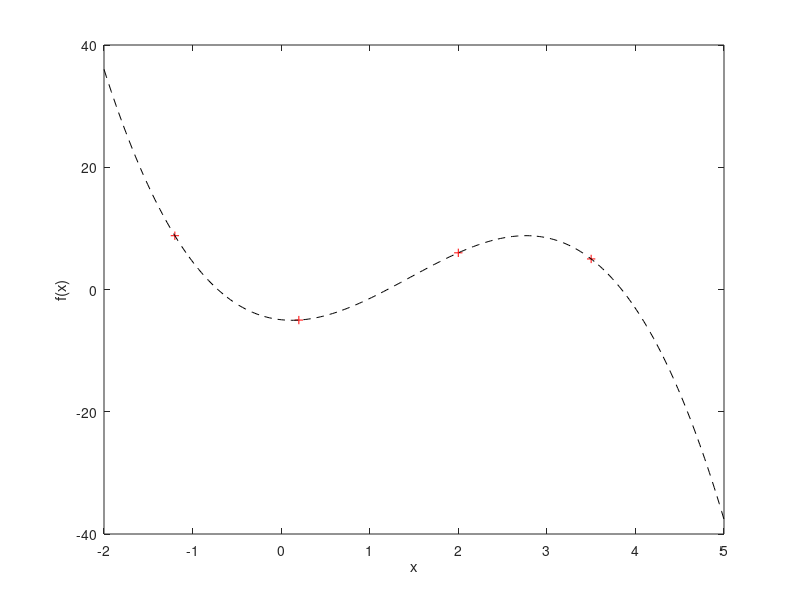

Write MATLAB code to recreate this figure. (Note: this script raises an error after producing the figure.)
% Computational Solutions                                    April 22, 2022
% IST 4360
% Prof. M Diaz Maldonado
%
% Synopsis:
% Uses a Newton 3rd-degree polynomial to interpolate a dataset (xi, yi):
%
%    y = a0 + a1(x - x1) + a2(x - x1)(x - x2) + a3(x - x1)(x - x2)(x - x3),
%
% where y = f(x), and the a's are the coefficients of the polynomial.
%
%
% Copyright (c) 2022 Misael Diaz-Maldonado
% This file is released under the GNU General Public License as published
% by the Free Software Foundation, either version 3 of the License, or
% (at your option) any later version.
%
%
% References:
% [0] A Gilat and V Subramanian, Numerical Methods for Engineers and
%     Scientists: An Introduction with Applications using MATLAB
% [1] A Gilat, MATLAB: An Introduction with Applications, 6th edition


clear
close all
clc

format long g


% Dataset:
% xi, yi coordinates
x1 = -1.2; y1 =  8.8;
x2 =  0.2; y2 = -5.0;
x3 =  2.0; y3 =  6.0;
x4 =  3.5; y4 =  5.0;


% Newton's 3rd-degree interpolating polynomial:
% differences
D0 = y1;
D1 = (y2 - y1) / (x2 - x1);
D2 = (y3 - y2) / (x3 - x2);
D3 = (y4 - y3) / (x4 - x3);
% coefficients
a0 = D0;
a1 = D1;
a2 = (D2 - D1) / (x3 - x1);
a3 = ( (D3 - D2) / (x4 - x2) - (D2 - D1) / (x3 - x1) ) / (x4 - x1);
% Note: the anonymous function has been defined for a scalar input
f = @(x) (						...
	a0 + a1 * (x - x1) + a2 * (x - x1) * (x - x2) + ...
	a3 * (x - x1) * (x - x2)* (x - x3)		...
);


% Post-processing:

% computes the differences between the data and the approximation returned
% by the interpolating function f(x)
x = [x1; x2; x3; x4];
y = [y1; y2; y3; y4];

% should display an array of zeros to indicate success
diffs = 0;
fprintf("\nDifferences:\n")
for i = 1:length(x)
	diffs = diffs + abs( y(i) - f( x(i) ) );
	fprintf( "%.12f\n", abs( y(i) - f( x(i) ) ) )
end

% as above but accumulates the differences
fprintf("\nCumulative Difference:\n")
fprintf("%.12f\n", diffs)

% Plots the dataset and the interpolating polynomial:
figure(1)

plot(x, y, 'r+')		% plots the xi, yi coordinates
hold on
% performs an elementwise computation of the interpolating polynomial
x = linspace(-2, 5, 256);
y = zeros( size(x) );
for i = 1:length(x)
	y(i) = f( x(i) );	% Note: the function expects a scalar input
end
plot(x, y, '--k')		% plots interpolating polynomial
xlabel('x')
ylabel('f(x)')


% Solves for the largest root of f(x):

% sets limits of the bracketing interval [lb, ub] enclosing largest root
lb = 3;	% lower bound
ub = 5;	% upper bound
% overrides default tolerance and maximum number of iterations
opt = struct('tol', 1.0e-12, 'max_iter', 256, 'verbose', 1);
% applies the bisection method
r = bisect(lb, ub, f, opt);
fprintf("largest root of f(x): %.15f\n", r);


% Integrates the function f(x) in the specified range:
N = 256;	% number of integration intervals
lb = -1.2;	% lower integration limit
ub =  3.5;	% upper integration limit
% applies the trapezoid method
int = trap(lb, ub, N, f);
fprintf("area under the curve: %.15f\n", int);
